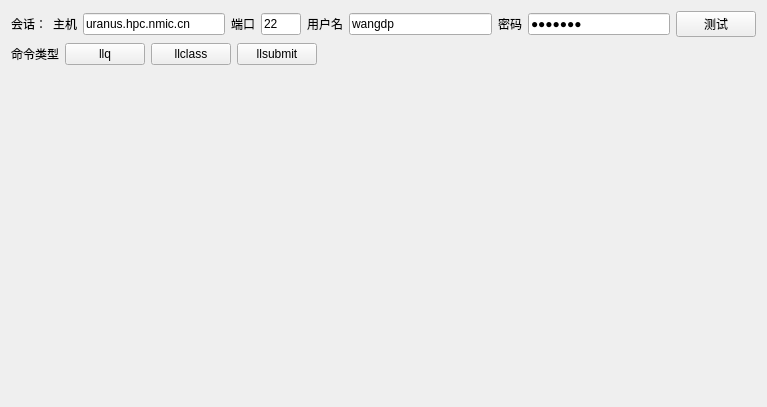
<?xml version="1.0" encoding="UTF-8"?>
<ui version="4.0">
 <class>LoadLevelerMonitor::LoadLevelerMonitorWidget</class>
 <widget class="QWidget" name="LoadLevelerMonitor::LoadLevelerMonitorWidget">
  <property name="geometry">
   <rect>
    <x>0</x>
    <y>0</y>
    <width>767</width>
    <height>407</height>
   </rect>
  </property>
  <property name="windowTitle">
   <string>Form</string>
  </property>
  <layout class="QGridLayout" name="gridLayout_3">
   <item row="1" column="0">
    <layout class="QHBoxLayout" name="horizontalLayout_3">
     <item>
      <widget class="QLabel" name="label_5">
       <property name="text">
        <string>命令类型</string>
       </property>
      </widget>
     </item>
     <item>
      <widget class="QPushButton" name="llq_panel_button">
       <property name="text">
        <string>llq</string>
       </property>
       <property name="checkable">
        <bool>true</bool>
       </property>
      </widget>
     </item>
     <item>
      <widget class="QPushButton" name="llclass_panel_button">
       <property name="text">
        <string>llclass</string>
       </property>
       <property name="checkable">
        <bool>true</bool>
       </property>
      </widget>
     </item>
     <item>
      <widget class="QPushButton" name="llsubmit_panel_button">
       <property name="text">
        <string>llsubmit</string>
       </property>
       <property name="checkable">
        <bool>true</bool>
       </property>
      </widget>
     </item>
     <item>
      <spacer name="horizontalSpacer">
       <property name="orientation">
        <enum>Qt::Horizontal</enum>
       </property>
       <property name="sizeHint" stdset="0">
        <size>
         <width>40</width>
         <height>20</height>
        </size>
       </property>
      </spacer>
     </item>
    </layout>
   </item>
   <item row="0" column="0">
    <layout class="QHBoxLayout" name="session_layout">
     <item>
      <widget class="QLabel" name="label_8">
       <property name="text">
        <string>会话：</string>
       </property>
      </widget>
     </item>
     <item>
      <widget class="QLabel" name="label">
       <property name="text">
        <string>主机</string>
       </property>
      </widget>
     </item>
     <item>
      <widget class="QLineEdit" name="host_edit">
       <property name="text">
        <string>uranus.hpc.nmic.cn</string>
       </property>
      </widget>
     </item>
     <item>
      <widget class="QLabel" name="label_2">
       <property name="text">
        <string>端口</string>
       </property>
      </widget>
     </item>
     <item>
      <widget class="QLineEdit" name="port_edit">
       <property name="maximumSize">
        <size>
         <width>40</width>
         <height>16777215</height>
        </size>
       </property>
       <property name="text">
        <string>22</string>
       </property>
      </widget>
     </item>
     <item>
      <widget class="QLabel" name="label_3">
       <property name="text">
        <string>用户名</string>
       </property>
      </widget>
     </item>
     <item>
      <widget class="QLineEdit" name="user_edit">
       <property name="text">
        <string>wangdp</string>
       </property>
      </widget>
     </item>
     <item>
      <widget class="QLabel" name="label_4">
       <property name="text">
        <string>密码</string>
       </property>
      </widget>
     </item>
     <item>
      <widget class="QLineEdit" name="password_edit">
       <property name="text">
        <string>perilla</string>
       </property>
       <property name="echoMode">
        <enum>QLineEdit::Password</enum>
       </property>
      </widget>
     </item>
     <item>
      <widget class="QPushButton" name="test_session_button">
       <property name="text">
        <string>测试</string>
       </property>
      </widget>
     </item>
    </layout>
   </item>
   <item row="2" column="0">
    <widget class="QStackedWidget" name="panel_stacked_widget">
     <widget class="LoadLevelerMonitor::Panels::LlqPanel" name="llq_panel"/>
     <widget class="QWidget" name="llclass_panel"/>
     <widget class="QWidget" name="llsubmit_panel"/>
    </widget>
   </item>
  </layout>
 </widget>
 <customwidgets>
  <customwidget>
   <class>LoadLevelerMonitor::Panels::LlqPanel</class>
   <extends>QWidget</extends>
   <header>panels/llq_panel.h</header>
   <container>1</container>
  </customwidget>
 </customwidgets>
 <resources/>
 <connections/>
</ui>
